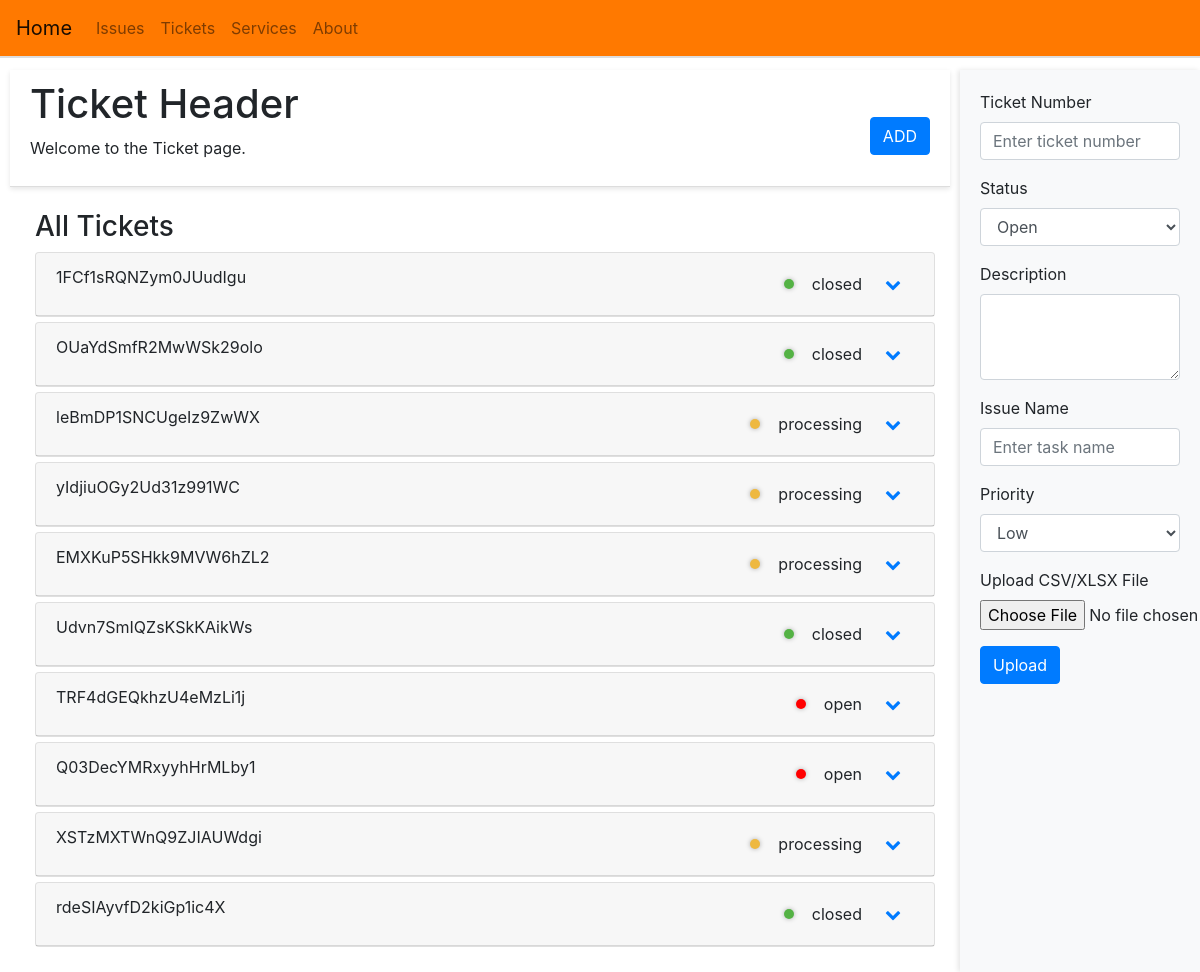
Screenshot of /ticket with the database file from the repository.
### app/models.py (models this page shows, shortened)
class Ticket(db.Model):
    __tablename__ = 'ticket_table'
    id = Column(String(20), primary_key=True)
    title = Column(String(40), nullable=False, unique=True)
    title_cn = Column(String(40), nullable=True, unique=True)
    create_on = Column(DateTime, default=lambda: datetime.now(timezone.utc).date())
    ticket_type = Column(Enum(Type), nullable=True)
    description = Column(String(160), nullable=False)
    status = Column(Enum(Status), default=Status.open, nullable=False)
    first_response = Column(String(80), nullable=True)
    first_response_on = Column(DateTime, nullable=True)
    final_resolution = Column(String(80), nullable=True)
    close_on = Column(DateTime, nullable=True)
    tasks = relationship('Task', backref='ticket_ref', lazy=True)
    issues = relationship('Issue', secondary=ticket_issue_association, back_populates='tickets')
    devices = relationship('Device', secondary=ticket_device_association, back_populates='tickets')

### app/views.py (the view)
@app.route('/ticket')
def ticket_page():
    theme = 'ticket'
    print(f"Theme of the page: '{theme}'.\n")
    tickets_all = Ticket.query.all()
    for ticket in tickets_all:
        ticket.tasks = sorted(ticket.tasks, key=lambda r: r.execute_on, reverse=True)
    tickets_filtered = tickets_all
    tickets_by_group = {'All': tickets_filtered}
    group_order = ['All']
    filter_by = 'none'
    return render_template('ticket/page.html',
                           tickets=tickets_all,
                           tickets_by_group=tickets_by_group,
                           group_order=group_order,
                           filter_by=filter_by,
                           )

### app/templates/ticket/page.html (shortened to what this page needs)
{% extends "base/page.html" %}
{% block head %}
<link rel="stylesheet" href="{{ url_for('static', filename='css/ticket/page.css') }}">
<link rel="stylesheet" href="https://cdnjs.cloudflare.com/ajax/libs/font-awesome/4.7.0/css/font-awesome.min.css">
{% endblock %}
{% block page_header_text %}Ticket Header{% endblock %}
{% block page_subheader_text %}Welcome to the Ticket page.{% endblock %}
{% block add_button %}
<button id="addInstBtn" class="btn btn-primary mt-3" onclick="openModal('', 'add', 'ticket')">ADD</button>
{% endblock %}
{% block content %}
<div class="accordion" id="ticketAccordion">
    {% for group in group_order %}
    <div class="group-section" id="{{ group }}">
        <h3>{{ group | capitalize }} Tickets</h3>
        {% if tickets_by_group[group] %}
            {% for ticket in tickets_by_group[group] %}
            <div class="card">
                <div class="card-header d-flex justify-content-between" id="heading{{ ticket.id }}">
                    <span>{{ ticket.title }}</span>
                    <div class="d-flex align-items-center">
                        <span class="status-indicator {{ ticket.status.name }}"></span>
                        <span class="ml-2">{{ ticket.status.name }}</span>
                        <button class="btn btn-link toggle-icon" type="button" data-toggle="collapse" data-target="#collapse{{ ticket.id }}" aria-expanded="false" aria-controls="collapse{{ ticket.id }}">
                            <i class="fa fa-chevron-down"></i>
                        </button>
                    </div>
                </div>
            </div>
            {% endfor %}
        {% else %}
            <p>No {{ group }} tasks available.</p>
        {% endif %}
    </div>
    {% endfor %}
</div>
{% endblock %}
{% block control %}
<form>
    <div class="form-group">
        <label for="ticketNumber">Ticket Number</label>
        <input type="text" class="form-control" id="ticketNumber" placeholder="Enter ticket number">
    </div>
    <div class="form-group">
        <label for="ticketStatus">Status</label>
        <select class="form-control" id="ticketStatus">
            <option>Open</option>
        </select>
    </div>
    <div class="form-group">
        <label for="ticketDescription">Description</label>
        <textarea class="form-control" id="ticketDescription" rows="3"></textarea>
    </div>
    <div class="form-group">
        <label for="taskName">Issue Name</label>
        <input type="text" class="form-control" id="taskName" placeholder="Enter task name">
    </div>
    <div class="form-group">
        <label for="taskPriority">Priority</label>
        <select class="form-control" id="taskPriority">
            <option>Low</option>
        </select>
    </div>
</form>
<form id="uploadForm" action="{{ url_for('upload_ticket') }}" method="post" enctype="multipart/form-data">
    <div class="form-group">
        <label class="label">Upload CSV/XLSX File</label>
        <div class="control">
            <input class="input" type="file" name="file" accept=".csv, .xlsx" required>
        </div>
        <div class="control">
            <button class="btn btn-primary mt-3" type="submit">Upload</button>
        </div>
    </div>
</form>
{% endblock %}

### app/static/css/base/page.css (style rules this page uses)
html, body { height: 100%; margin: 0; }
.content-header .btn-primary { margin-top: 0; }

### app/static/css/ticket/page.css (style rules this page uses)
.card { margin-bottom: 5px; }
.status-indicator { display: inline-block; width: 10px; height: 10px; border-radius: 50%; margin-right: 10px; box-shadow: 0 0 5px rgba(0, 0, 0, 0.3); }
.status-indicator.open { background-color: red; }
.status-indicator.processing { background-color: rgb(238, 184, 63); }
.status-indicator.closed { background-color: rgb(84, 178, 68); }
.toggle-icon { margin-left: 10px; }

### rows the page displays
Ticket: title "1FCf1sRQNZym0JUudIgu", status.name "closed"
Ticket: title "OUaYdSmfR2MwWSk29olo", status.name "closed"
Ticket: title "leBmDP1SNCUgeIz9ZwWX", status.name "processing"
Ticket: title "yIdjiuOGy2Ud31z991WC", status.name "processing"
Ticket: title "EMXKuP5SHkk9MVW6hZL2", status.name "processing"
Ticket: title "Udvn7SmIQZsKSkKAikWs", status.name "closed"
Ticket: title "TRF4dGEQkhzU4eMzLi1j", status.name "open"
Ticket: title "Q03DecYMRxyyhHrMLby1", status.name "open"
Ticket: title "XSTzMXTWnQ9ZJIAUWdgi", status.name "processing"
Ticket: title "rdeSIAyvfD2kiGp1ic4X", status.name "closed"

### other values shown
{{ group | capitalize }} "All"
